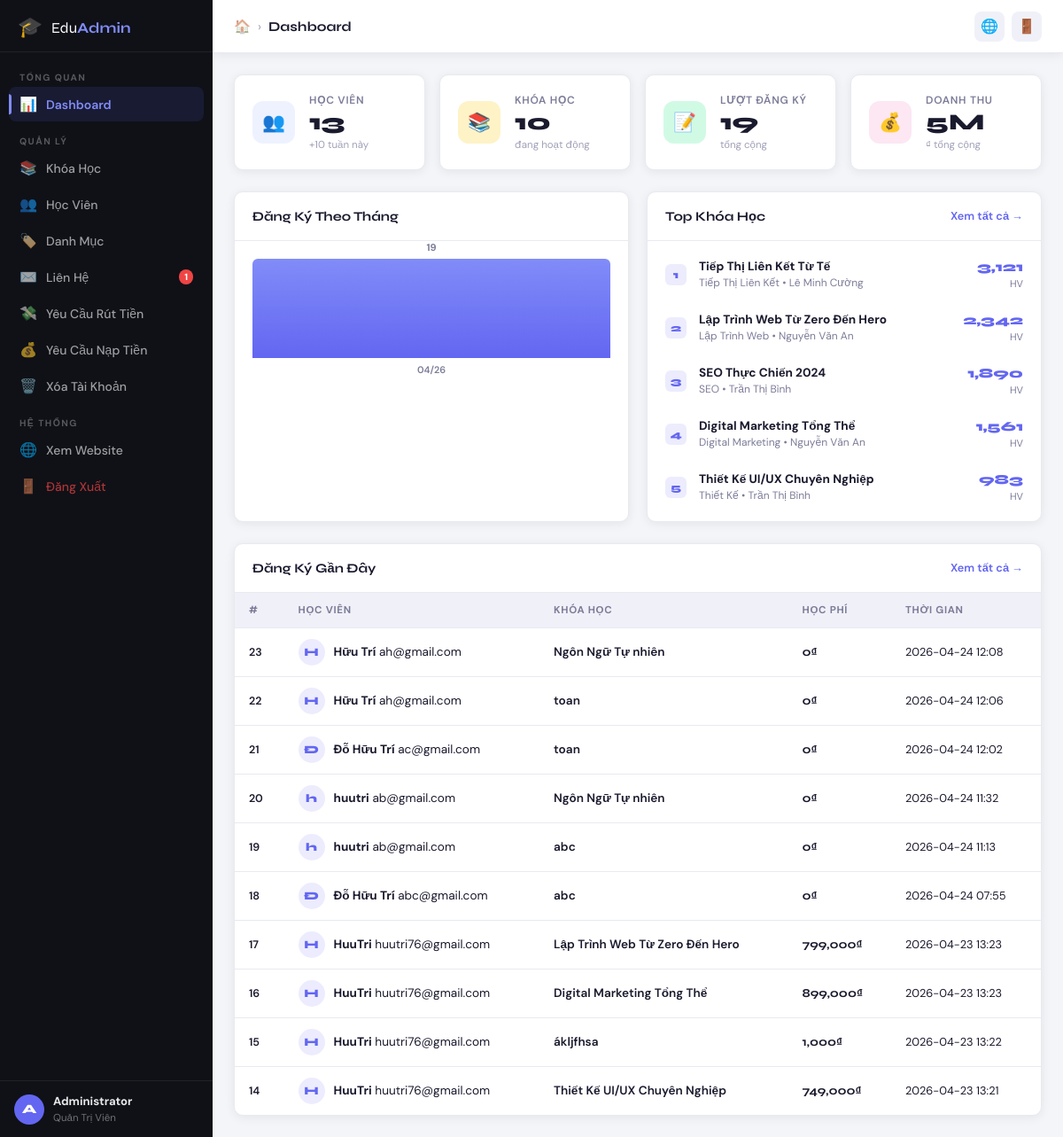
Page /admin (signed in) on the committed database.
### tables this page shows
CREATE TABLE users (
    id INTEGER PRIMARY KEY AUTOINCREMENT,
    name TEXT NOT NULL,
    email TEXT UNIQUE NOT NULL,
    password TEXT NOT NULL,
    avatar TEXT DEFAULT NULL,
    is_admin INTEGER DEFAULT 0,
    wallet_balance REAL DEFAULT 0,
    created_at DATETIME DEFAULT CURRENT_TIMESTAMP
, bank_name TEXT DEFAULT "", bank_account TEXT DEFAULT "", bank_holder TEXT DEFAULT "");

CREATE TABLE courses (
    id INTEGER PRIMARY KEY AUTOINCREMENT,
    title TEXT NOT NULL,
    slug TEXT UNIQUE NOT NULL,
    description TEXT,
    price REAL DEFAULT 0,
    original_price REAL DEFAULT 0,
    image TEXT DEFAULT NULL,
    instructor_id INTEGER,
    category_id INTEGER,
    level TEXT DEFAULT 'beginner',
    duration TEXT DEFAULT '0 giờ',
    total_lessons INTEGER DEFAULT 0,
    total_students INTEGER DEFAULT 0,
    rating REAL DEFAULT 0,
    is_featured INTEGER DEFAULT 0,
    created_at DATETIME DEFAULT CURRENT_TIMESTAMP,
    FOREIGN KEY (instructor_id) REFERENCES users(id),
    FOREIGN KEY (category_id) REFERENCES categories(id)
);

CREATE TABLE categories (
    id INTEGER PRIMARY KEY AUTOINCREMENT,
    name TEXT NOT NULL,
    slug TEXT UNIQUE NOT NULL
);

CREATE TABLE enrollments (
    id INTEGER PRIMARY KEY AUTOINCREMENT,
    user_id INTEGER NOT NULL,
    course_id INTEGER NOT NULL,
    enrolled_at DATETIME DEFAULT CURRENT_TIMESTAMP,
    progress INTEGER DEFAULT 0,
    UNIQUE(user_id, course_id),
    FOREIGN KEY (user_id) REFERENCES users(id),
    FOREIGN KEY (course_id) REFERENCES courses(id)
);

### app.py (the view)
@app.route('/admin')
@admin_required
def admin_dashboard():
    conn = get_db()
    total_users   = conn.execute('SELECT COUNT(*) FROM users WHERE is_admin=0').fetchone()[0]
    total_courses = conn.execute('SELECT COUNT(*) FROM courses').fetchone()[0]
    total_enrolls = conn.execute('SELECT COUNT(*) FROM enrollments').fetchone()[0]
    total_revenue = conn.execute('SELECT COALESCE(SUM(c.price),0) FROM enrollments e JOIN courses c ON e.course_id=c.id').fetchone()[0]
    new_users_week = conn.execute(
        "SELECT COUNT(*) FROM users WHERE is_admin=0 AND created_at >= datetime('now','-7 days')"
    ).fetchone()[0]
    stats = {
        'users':          total_users,
        'courses':        total_courses,
        'enrolls':        total_enrolls,
        'contacts':       conn.execute('SELECT COUNT(*) FROM contacts').fetchone()[0],
        'total_users':    total_users,
        'total_courses':  total_courses,
        'total_enrolls':  total_enrolls,
        'total_revenue':  total_revenue,
        'new_users_week': new_users_week,
    }
    recent_enrolls = conn.execute(
        'SELECT e.*, u.name as user_name, u.email as user_email, c.title as course_title, c.price as price '
        'FROM enrollments e JOIN users u ON e.user_id=u.id JOIN courses c ON e.course_id=c.id '
        'ORDER BY e.enrolled_at DESC LIMIT 10'
    ).fetchall()
    top_courses = conn.execute(
        'SELECT c.*, cat.name as category_name, u.name as instructor_name '
        'FROM courses c LEFT JOIN categories cat ON c.category_id=cat.id '
        'LEFT JOIN users u ON c.instructor_id=u.id ORDER BY c.total_students DESC LIMIT 5'
    ).fetchall()
    monthly = conn.execute(
        "SELECT strftime('%Y-%m',enrolled_at) as month, COUNT(*) as count "
        "FROM enrollments GROUP BY month ORDER BY month DESC LIMIT 6"
    ).fetchall()
    conn.close()
    return render_template('admin/dashboard.html', stats=stats, recent_enrolls=recent_enrolls,
                           top_courses=top_courses, monthly=list(reversed(monthly)))

### app.py (called while the page is built, shortened)
def get_db():
    conn = sqlite3.connect(DB)
    conn.row_factory = sqlite3.Row
    return conn

def admin_required(f):
    @wraps(f)
    def decorated(*args, **kwargs):
        if 'user_id' not in session:
            return redirect(url_for('admin_login'))
        conn = get_db()
        user = conn.execute('SELECT is_admin FROM users WHERE id=?', (session['user_id'],)).fetchone()
        conn.close()
        if not user or not user['is_admin']:
            return redirect(url_for('admin_login'))
        return f(*args, **kwargs)
    return decorated

def get_current_user():
    if 'user_id' in session:
        conn = get_db()
        user = conn.execute('SELECT * FROM users WHERE id=?', (session['user_id'],)).fetchone()
        conn.close()
        return user
    return None

@app.context_processor
def inject_user():
    return {'current_user': get_current_user()}

@app.context_processor
def admin_helpers():
    def get_contact_count():
        try:
            conn = get_db()
            n = conn.execute('SELECT COUNT(*) FROM contacts').fetchone()[0]
            conn.close()
            return n
        except:
            return 0
    return {'get_contact_count': get_contact_count}

@app.context_processor
def teacher_application_notifications():
    if 'user_id' not in session:
        return {'header_app_update_count': 0}
    try:
        conn = get_db()
        ensure_teacher_recruitment_tables(conn)
        user = conn.execute('SELECT is_admin FROM users WHERE id=?', (session['user_id'],)).fetchone()
        if not user or user['is_admin']:
            conn.close()
            return {'header_app_update_count': 0}
    except Exception:
        return {'header_app_update_count': 0}

### templates/admin/dashboard.html (shortened to what this page needs)
{% extends "admin/layout.html" %}
{% block page_title %}Dashboard{% endblock %}
{% block content %}
<div class="dash-stats">
  <div class="dash-stat-card">
    <div class="dsc-icon" style="background:#eef2ff;">👥</div>
    <div class="dsc-body">
      <span class="dsc-label">Học Viên</span>
      <strong class="dsc-num">{{ "{:,}".format(stats.total_users) }}</strong>
      <span class="dsc-sub">+{{ stats.new_users_week }} tuần này</span>
    </div>
  </div>
  <div class="dash-stat-card">
    <div class="dsc-icon" style="background:#fef3c7;">📚</div>
    <div class="dsc-body">
      <span class="dsc-label">Khóa Học</span>
      <strong class="dsc-num">{{ stats.total_courses }}</strong>
      <span class="dsc-sub">đang hoạt động</span>
    </div>
  </div>
  <div class="dash-stat-card">
    <div class="dsc-icon" style="background:#d1fae5;">📝</div>
    <div class="dsc-body">
      <span class="dsc-label">Lượt Đăng Ký</span>
      <strong class="dsc-num">{{ "{:,}".format(stats.total_enrolls) }}</strong>
      <span class="dsc-sub">tổng cộng</span>
    </div>
  </div>
  <div class="dash-stat-card">
    <div class="dsc-icon" style="background:#fce7f3;">💰</div>
    <div class="dsc-body">
      <span class="dsc-label">Doanh Thu</span>
      <strong class="dsc-num">{{ "{:,.0f}".format(stats.total_revenue / 1000000) }}M</strong>
      <span class="dsc-sub">₫ tổng cộng</span>
    </div>
  </div>
</div>
<div class="dash-grid-2">
  <div class="dash-card">
    <div class="dash-card-header">
      <h3>Đăng Ký Theo Tháng</h3>
    </div>
    <div class="chart-wrap">
      {% if monthly %}
      <div class="bar-chart">
        {% set max_count = monthly | map(attribute='count') | max %}
        {% for row in monthly %}
        <div class="bar-item">
          <div class="bar-fill-wrap">
            <div class="bar-fill" style="height: {{ (row.count / max_count * 100) | int }}%"
                 title="{{ row.count }} đăng ký">
              <span class="bar-val">{{ row.count }}</span>
            </div>
          </div>
          <span class="bar-label">{{ row.month[5:] }}/{{ row.month[2:4] }}</span>
        </div>
        {% endfor %}
      </div>
      {% else %}
      <div class="empty-chart">Chưa có dữ liệu</div>
      {% endif %}
    </div>
  </div>
  <div class="dash-card">
    <div class="dash-card-header">
      <h3>Top Khóa Học</h3>
      <a href="{{ url_for('admin_courses') }}" class="dash-card-link">Xem tất cả →</a>
    </div>
    <div class="top-courses-list">
      {% for c in top_courses %}
      <div class="tc-item">
        <div class="tc-rank">{{ loop.index }}</div>
        <div class="tc-info">
          <strong>{{ c.title }}</strong>
          <span>{{ c.category_name or '—' }} • {{ c.instructor_name or '—' }}</span>
        </div>
        <div class="tc-students">
          <strong>{{ "{:,}".format(c.total_students) }}</strong>
          <span>HV</span>
        </div>
      </div>
      {% endfor %}
    </div>
  </div>
</div>
<div class="dash-card" style="margin-top: 24px;">
  <div class="dash-card-header">
    <h3>Đăng Ký Gần Đây</h3>
    <a href="{{ url_for('admin_users') }}" class="dash-card-link">Xem tất cả →</a>
  </div>
  <div class="admin-table-wrap">
    <table class="admin-table">
      <thead>
        <tr>
          <th>#</th>
          <th>Học Viên</th>
          <th>Khóa Học</th>
          <th>Học Phí</th>
          <th>Thời Gian</th>
        </tr>
      </thead>
      <tbody>
        {% for e in recent_enrolls %}
        <tr>
          <td class="td-id">{{ e.id }}</td>
          <td>
            <div class="td-user">
              <div class="td-avatar">{{ e.user_name[0] }}</div>
              <div>
                <strong>{{ e.user_name }}</strong>
                <span>{{ e.user_email }}</span>
              </div>
            </div>
          </td>
          <td class="td-course">{{ e.course_title }}</td>
          <td class="td-price">{{ "{:,.0f}".format(e.price) }}₫</td>
          <td class="td-date">{{ e.enrolled_at[:16] if e.enrolled_at else '—' }}</td>
        </tr>
        {% else %}
        <tr><td colspan="5" class="td-empty">Chưa có dữ liệu</td></tr>
        {% endfor %}
      </tbody>
    </table>
  </div>
</div>
{% endblock %}

### templates/admin/layout.html (shortened to what this page needs)
<!DOCTYPE html>
<html lang="vi">
<head>
  <link rel="stylesheet" href="{{ url_for('static', filename='css/admin.css') }}">
</head>
<body class="admin-body">
<aside class="admin-sidebar" id="admin-sidebar">
  <div class="sidebar-brand">
    <span class="brand-icon">🎓</span>
    <span class="brand-text">Edu<strong>Admin</strong></span>
  </div>
  <nav class="sidebar-nav">
    <div class="nav-group">
      <span class="nav-group-label">Tổng Quan</span>
      <a href="{{ url_for('admin_dashboard') }}" class="sidebar-link {% if request.endpoint=='admin_dashboard' %}active{% endif %}">
        <span class="sl-icon">📊</span> Dashboard
      </a>
    </div>
    <div class="nav-group">
      <span class="nav-group-label">Quản Lý</span>
      <a href="{{ url_for('admin_courses') }}" class="sidebar-link {% if request.endpoint=='admin_courses' %}active{% endif %}">
        <span class="sl-icon">📚</span> Khóa Học
      </a>
      <a href="{{ url_for('admin_users') }}" class="sidebar-link {% if request.endpoint=='admin_users' %}active{% endif %}">
        <span class="sl-icon">👥</span> Học Viên
      </a>
      <a href="{{ url_for('admin_categories') }}" class="sidebar-link {% if request.endpoint=='admin_categories' %}active{% endif %}">
        <span class="sl-icon">🏷️</span> Danh Mục
      </a>
      <a href="{{ url_for('admin_contacts') }}" class="sidebar-link {% if request.endpoint=='admin_contacts' %}active{% endif %}">
        <span class="sl-icon">✉️</span> Liên Hệ
        {% set cnt = get_contact_count() %}
        {% if cnt > 0 %}<span class="badge-nav">{{ cnt }}</span>{% endif %}
      </a>
      <a href="{{ url_for('admin_withdrawals') }}" class="sidebar-link {% if request.endpoint=='admin_withdrawals' %}active{% endif %}">
        <span class="sl-icon">💸</span> Yêu Cầu Rút Tiền
      </a>
      <a href="{{ url_for('admin_deposits') }}" class="sidebar-link {% if request.endpoint=='admin_deposits' %}active{% endif %}">
        <span class="sl-icon">💰</span> Yêu Cầu Nạp Tiền
      </a>
      <a href="{{ url_for('admin_delete_requests') }}" class="sidebar-link {% if request.endpoint=='admin_delete_requests' %}active{% endif %}">
        <span class="sl-icon">🗑️</span> Xóa Tài Khoản
      </a>
    </div>
    <div class="nav-group">
      <span class="nav-group-label">Hệ Thống</span>
      <a href="{{ url_for('trang_chu') }}" target="_blank" class="sidebar-link">
        <span class="sl-icon">🌐</span> Xem Website
      </a>
      <a href="{{ url_for('admin_logout') }}" class="sidebar-link sidebar-logout">
        <span class="sl-icon">🚪</span> Đăng Xuất
      </a>
    </div>
  </nav>
  <div class="sidebar-user">
    <div class="su-avatar">{{ session.get('user_name','A')[0] }}</div>
    <div class="su-info">
      <strong>{{ session.get('user_name','Admin') }}</strong>
      <span>Quản Trị Viên</span>
    </div>
  </div>
</aside>
<div class="admin-main" id="admin-main">
  <header class="admin-topbar">
    <div class="topbar-breadcrumb">
      <a href="{{ url_for('admin_dashboard') }}" class="breadcrumb-home">🏠</a>
      <span class="breadcrumb-sep">›</span>
      <span class="topbar-title">{% block page_title %}Dashboard{% endblock %}</span>
    </div>
    <div class="topbar-actions">
      <a href="{{ url_for('trang_chu') }}" target="_blank" class="topbar-btn" title="Xem website">🌐</a>
      <a href="{{ url_for('admin_logout') }}" class="topbar-btn topbar-logout" title="Đăng xuất">🚪</a>
    </div>
  </header>
  <div class="admin-content">
    {% block content %}{% endblock %}
  </div>
</div>
</body>
</html>

### rows in the picture
users: get "Administrator"
courses: title "Tiếp Thị Liên Kết Từ Tế", name "Tiếp Thị Liên Kết", name "Lê Minh Cường", total_students "3,121"
courses: title "Lập Trình Web Từ Zero Đến Hero", name "Lập Trình Web", name "Nguyễn Văn An", total_students "2,342", price "799,000"
courses: title "SEO Thực Chiến 2024", name "SEO", name "Trần Thị Bình", total_students "1,890"
courses: title "Digital Marketing Tổng Thể", name "Digital Marketing", name "Nguyễn Văn An", total_students "1,561", price "899,000"
courses: title "Thiết Kế UI/UX Chuyên Nghiệp", name "Thiết Kế", name "Trần Thị Bình", total_students "983", price "749,000"
enrollments: id "23", name "H", user_name "Hữu Trí", user_email "ah@gmail.com", course_title "Ngôn Ngữ Tự nhiên", enrolled_at "2026-04-24 12:08"
courses: price "0"
enrollments: id "22", name "H", user_name "Hữu Trí", user_email "ah@gmail.com", course_title "toan", enrolled_at "2026-04-24 12:06"
courses: price "0"
enrollments: id "21", name "Đ", user_name "Đỗ Hữu Trí", user_email "ac@gmail.com", course_title "toan", enrolled_at "2026-04-24 12:02"
enrollments: id "20", name "h", user_name "huutri", user_email "ab@gmail.com", course_title "Ngôn Ngữ Tự nhiên", enrolled_at "2026-04-24 11:32"
enrollments: id "19", name "h", user_name "huutri", user_email "ab@gmail.com", course_title "abc", enrolled_at "2026-04-24 11:13"
courses: price "0"
enrollments: id "18", name "Đ", user_name "Đỗ Hữu Trí", user_email "abc@gmail.com", course_title "abc", enrolled_at "2026-04-24 07:55"
enrollments: id "17", name "H", user_name "HuuTri", user_email "huutri76@gmail.com", course_title "Lập Trình Web Từ Zero Đến Hero", enrolled_at "2026-04-23 13:23"
enrollments: id "16", name "H", user_name "HuuTri", user_email "huutri76@gmail.com", course_title "Digital Marketing Tổng Thể", enrolled_at "2026-04-23 13:23"
enrollments: id "15", name "H", user_name "HuuTri", user_email "huutri76@gmail.com", course_title "ákljfhsa", enrolled_at "2026-04-23 13:22"
courses: price "1,000"
enrollments: id "14", name "H", user_name "HuuTri", user_email "huutri76@gmail.com", course_title "Thiết Kế UI/UX Chuyên Nghiệp", enrolled_at "2026-04-23 13:21"

### other values in the picture
{{ cnt }} "1"
{{ session.get('user_name','A')[0] }} "A"
{{ "{:,}".format(stats.total_users) }} "13"
{{ stats.new_users_week }} "10"
{{ stats.total_courses }} "10"
{{ "{:,}".format(stats.total_enrolls) }} "19"
{{ "{:,.0f}".format(stats.total_revenue / 1000000) }} "5"
{{ row.count }} "19"
{{ row.month[5:] }} "04"
{{ row.month[2:4] }} "26"
